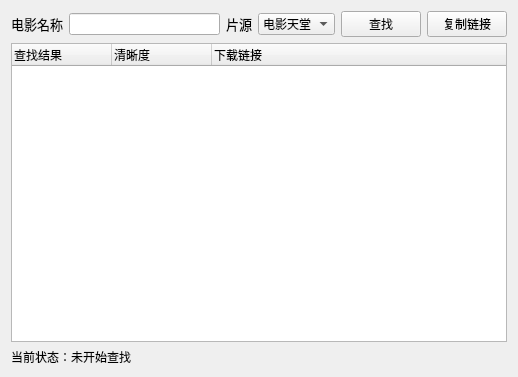
<?xml version="1.0" encoding="UTF-8"?>
<ui version="4.0">
 <class>Form</class>
 <widget class="QWidget" name="Form">
  <property name="geometry">
   <rect>
    <x>0</x>
    <y>0</y>
    <width>518</width>
    <height>377</height>
   </rect>
  </property>
  <property name="minimumSize">
   <size>
    <width>0</width>
    <height>369</height>
   </size>
  </property>
  <property name="windowTitle">
   <string>Form</string>
  </property>
  <layout class="QGridLayout" name="gridLayout">
   <item row="0" column="2">
    <widget class="QLabel" name="label_2">
     <property name="text">
      <string>&lt;html&gt;&lt;head/&gt;&lt;body&gt;&lt;p&gt;&lt;span style=&quot; font-size:10pt;&quot;&gt;片源&lt;/span&gt;&lt;/p&gt;&lt;/body&gt;&lt;/html&gt;</string>
     </property>
    </widget>
   </item>
   <item row="0" column="5">
    <widget class="QPushButton" name="pushButton_2">
     <property name="text">
      <string>复制链接</string>
     </property>
    </widget>
   </item>
   <item row="0" column="0">
    <widget class="QLabel" name="label">
     <property name="text">
      <string>&lt;html&gt;&lt;head/&gt;&lt;body&gt;&lt;p&gt;&lt;span style=&quot; font-size:10pt;&quot;&gt;电影名称&lt;/span&gt;&lt;/p&gt;&lt;/body&gt;&lt;/html&gt;</string>
     </property>
    </widget>
   </item>
   <item row="0" column="4">
    <widget class="QPushButton" name="pushButton_3">
     <property name="text">
      <string>查找</string>
     </property>
    </widget>
   </item>
   <item row="0" column="3">
    <widget class="QComboBox" name="comboBox">
     <item>
      <property name="text">
       <string>电影天堂</string>
      </property>
     </item>
    </widget>
   </item>
   <item row="1" column="0" colspan="6">
    <widget class="QTreeWidget" name="treeWidget">
     <column>
      <property name="text">
       <string notr="true">查找结果</string>
      </property>
     </column>
     <column>
      <property name="text">
       <string>清晰度</string>
      </property>
     </column>
     <column>
      <property name="text">
       <string>下载链接</string>
      </property>
     </column>
    </widget>
   </item>
   <item row="0" column="1">
    <widget class="QLineEdit" name="lineEdit"/>
   </item>
   <item row="2" column="0" colspan="2">
    <widget class="QLabel" name="label_3">
     <property name="text">
      <string>当前状态：未开始查找</string>
     </property>
    </widget>
   </item>
  </layout>
 </widget>
 <resources/>
 <connections/>
</ui>
